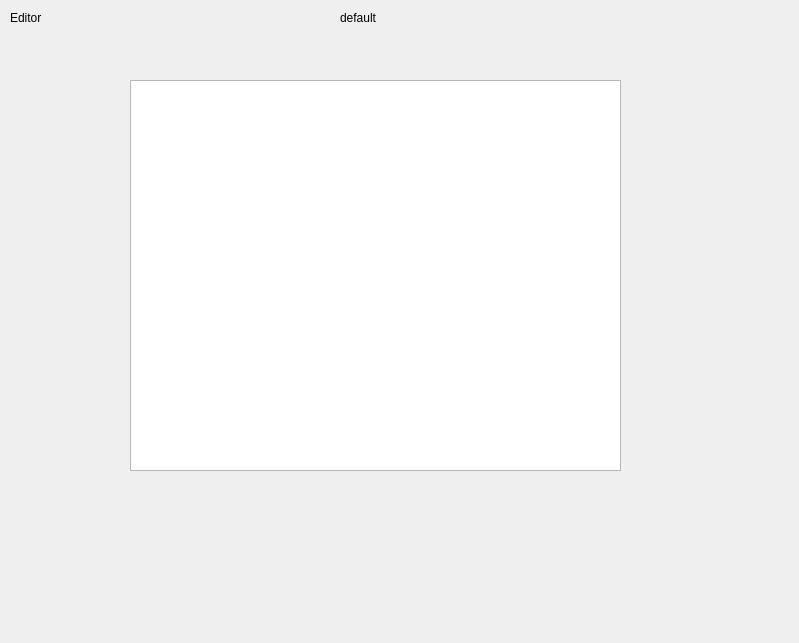
<?xml version="1.0" encoding="UTF-8"?>
<ui version="4.0">
 <class>Editor</class>
 <widget class="QWidget" name="Editor">
  <property name="geometry">
   <rect>
    <x>0</x>
    <y>0</y>
    <width>799</width>
    <height>643</height>
   </rect>
  </property>
  <property name="windowTitle">
   <string>Form</string>
  </property>
  <widget class="QTableView" name="tableView">
   <property name="geometry">
    <rect>
     <x>130</x>
     <y>80</y>
     <width>491</width>
     <height>391</height>
    </rect>
   </property>
  </widget>
  <widget class="QLabel" name="label">
   <property name="geometry">
    <rect>
     <x>10</x>
     <y>10</y>
     <width>59</width>
     <height>16</height>
    </rect>
   </property>
   <property name="text">
    <string>Editor</string>
   </property>
  </widget>
  <widget class="QLabel" name="typeLabel">
   <property name="geometry">
    <rect>
     <x>340</x>
     <y>10</y>
     <width>59</width>
     <height>16</height>
    </rect>
   </property>
   <property name="text">
    <string>default</string>
   </property>
  </widget>
 </widget>
 <resources/>
 <connections/>
</ui>
